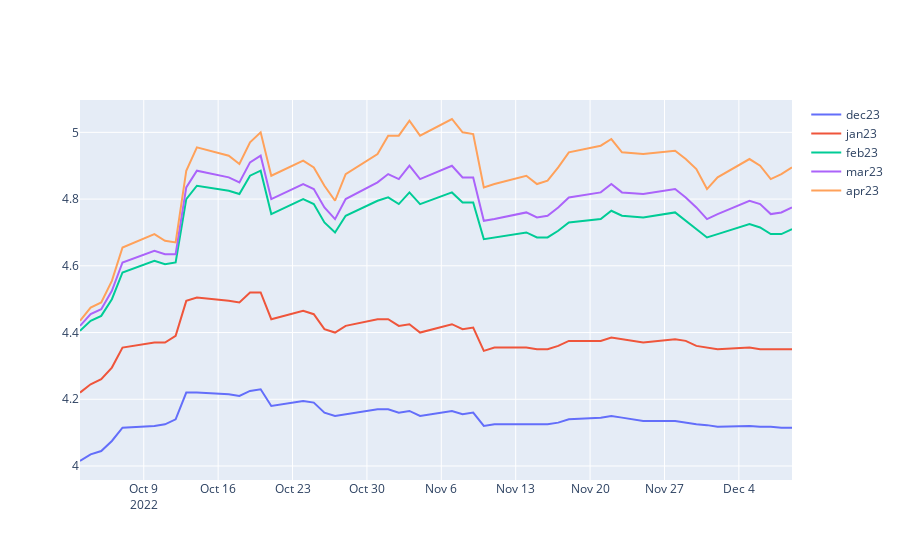

Notebook source saved alongside this figure:
### Code cell
fig = go.Figure()

dfs = {'dec23':dec23.futures_prices, 'jan23':jan23.futures_prices, 
       'feb23':feb23.futures_prices, 'mar23':mar23.futures_prices,
       'apr23':apr23.futures_prices}

for i in dfs:
    fig.add_trace(go.Scatter(x  = dfs[i]['DT'], y = dfs[i]['R_IMPL'], name = i))

fig.show()
